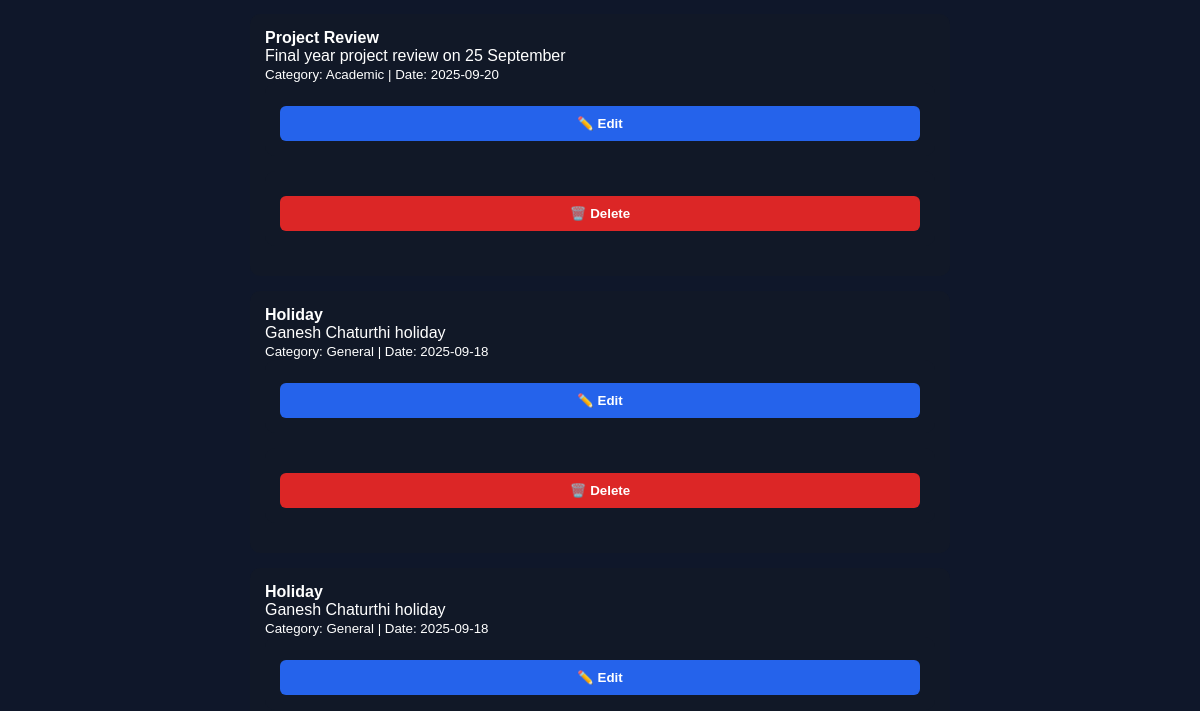
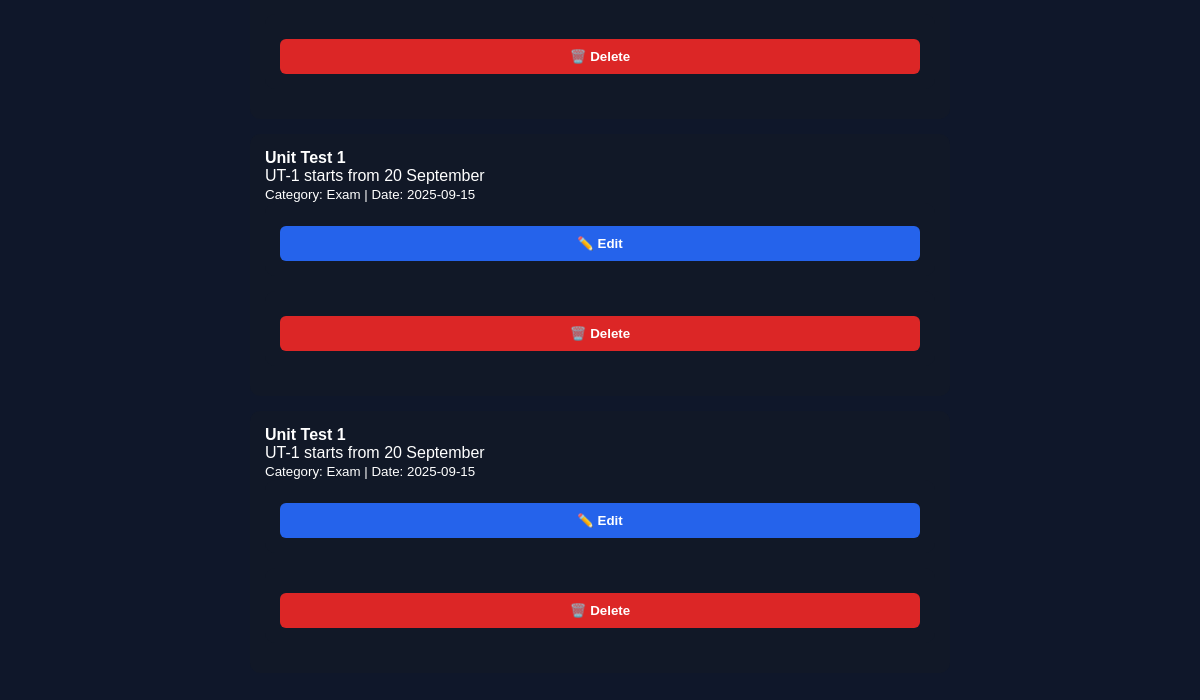
Before: /admin (signed in, lower part) with the older database file (2 pictures, top to bottom).
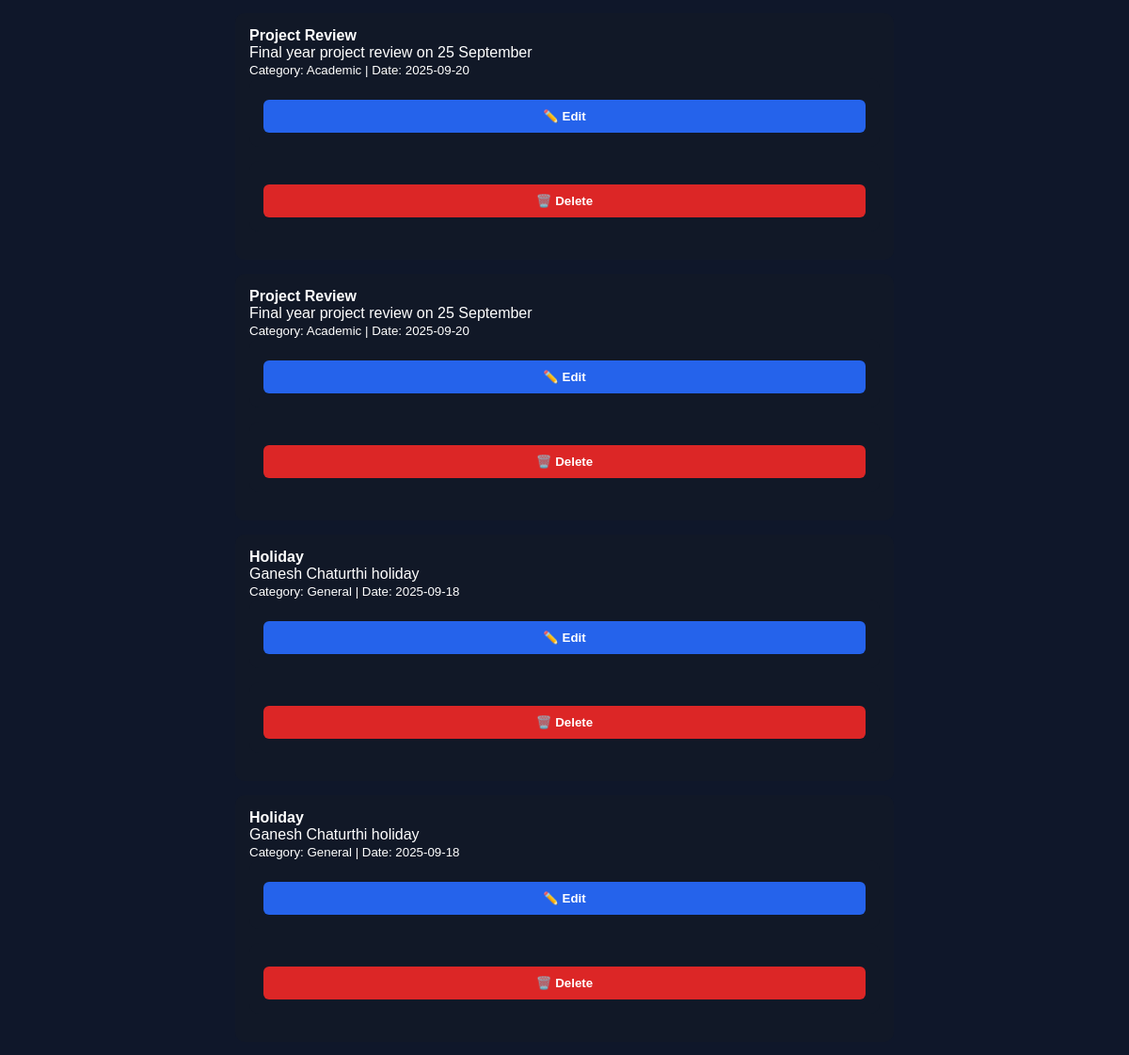
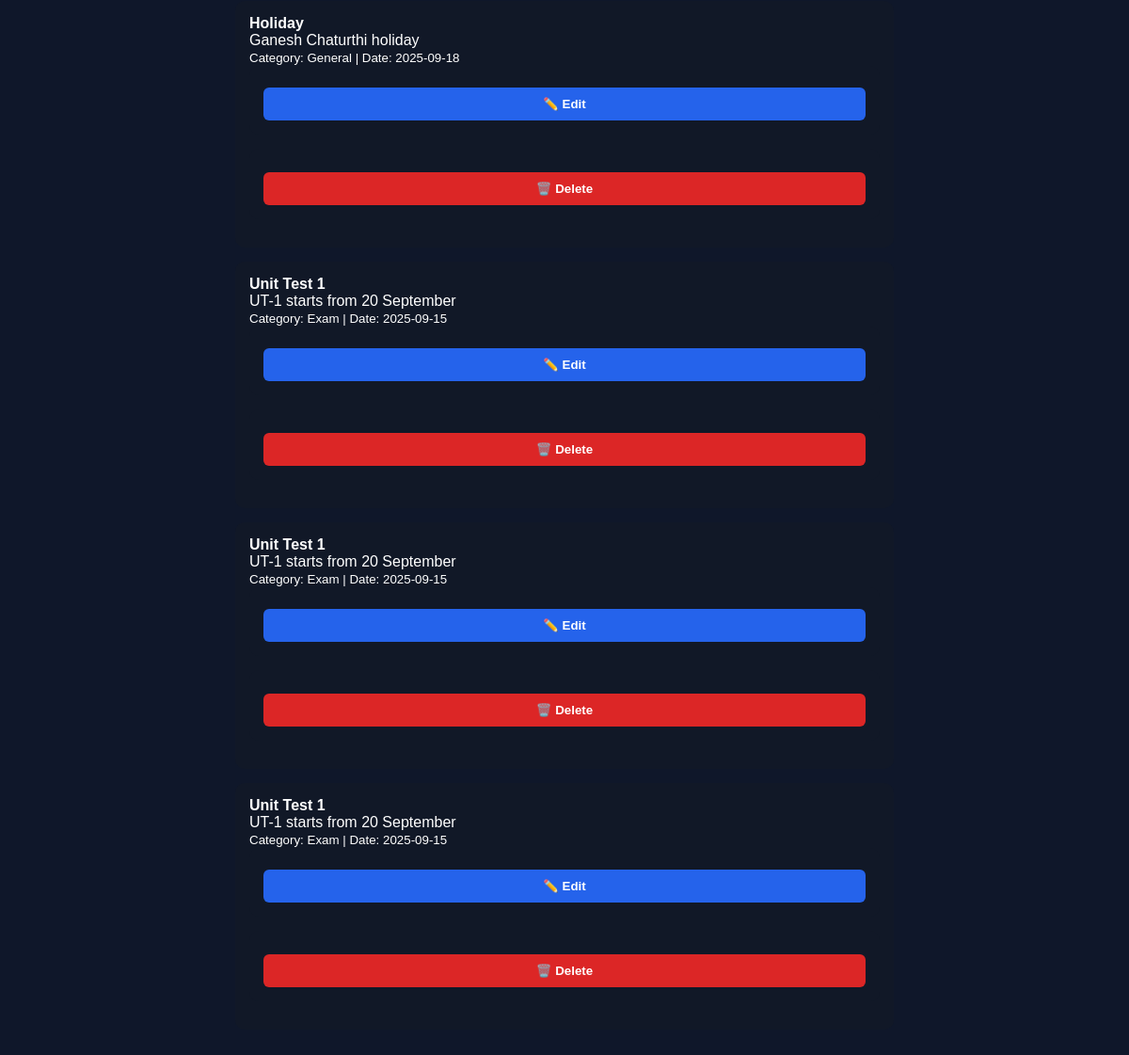
After: the same page with the newer database file (2 pictures, top to bottom).
### tables this page shows
CREATE TABLE notices (
    id INTEGER PRIMARY KEY AUTOINCREMENT,
    title TEXT,
    description TEXT,
    category TEXT,
    posted_on DATE
);

### app.py (the view)
@app.route("/admin")
def admin():
    if not session.get("admin_logged_in"):
        return redirect(url_for("admin_login"))
    conn = sqlite3.connect("college.db")
    cursor = conn.cursor()
    cursor.execute("""
        SELECT id, title, description, category, posted_on
        FROM notices
        ORDER BY posted_on DESC
    """)
    notices = cursor.fetchall()
    conn.close()
    return render_template("admin.html", notices=notices)

### templates/admin.html (shortened to what this page needs)
<!DOCTYPE html>
<html>
<head>
</head>
<body>
<div class="container">
    {% for n in notices %}
    <div class="notice">
        <strong>{{ n[1] }}</strong><br>
        {{ n[2] }}<br>
        <small>Category: {{ n[3] }} | Date: {{ n[4] }}</small>
        <form method="GET" action="/admin/edit-notice/{{ n[0] }}">
            <button type="submit">✏️ Edit</button>
        </form>
        <form method="POST" action="/admin/delete-notice/{{ n[0] }}">
            <button class="delete-btn" type="submit">🗑️ Delete</button>
        </form>
    </div>
    {% endfor %}
</div>
</body>
</html>

### templates/admin.html (style rules this page uses)
body { font-family: Arial; background: #0f172a; color: white; padding: 30px; }
.container { max-width: 700px; margin: auto; }
form, .notice { background: #111827; padding: 15px; border-radius: 10px; margin-bottom: 15px; }
input, textarea, select, button { width: 100%; margin-top: 8px; padding: 10px; border-radius: 6px; border: none; }
button { background: #2563eb; color: white; font-weight: bold; cursor: pointer; }
.delete-btn { background: #dc2626; margin-top: 10px; }

Changed rows visible on the page:
added notices: title "Project Review", description "Final year project review on 25 September", category "Academic", posted_on "2025-09-20"
added notices: title "Holiday", description "Ganesh Chaturthi holiday", category "General", posted_on "2025-09-18"
added notices: title "Unit Test 1", description "UT-1 starts from 20 September", category "Exam", posted_on "2025-09-15"
